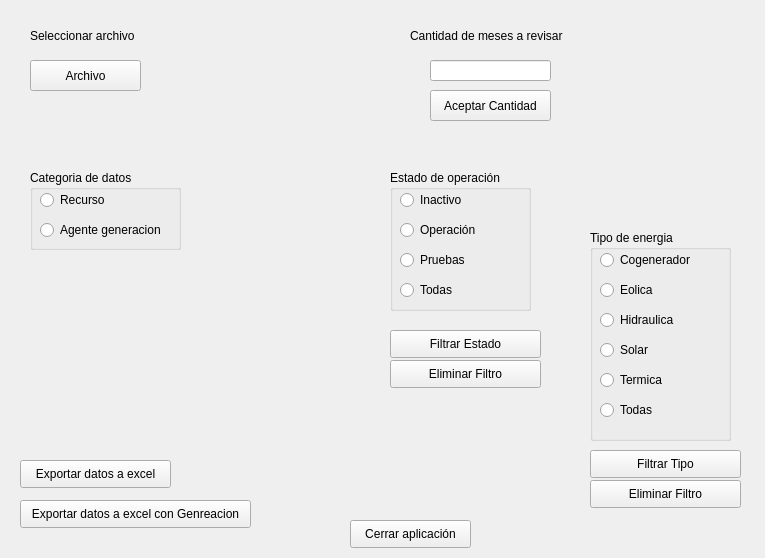
<?xml version="1.0" encoding="UTF-8"?>
<ui version="4.0">
 <class>Form</class>
 <widget class="QWidget" name="Form">
  <property name="geometry">
   <rect>
    <x>0</x>
    <y>0</y>
    <width>765</width>
    <height>558</height>
   </rect>
  </property>
  <property name="windowTitle">
   <string>Form</string>
  </property>
  <widget class="QLabel" name="label">
   <property name="geometry">
    <rect>
     <x>410</x>
     <y>20</y>
     <width>171</width>
     <height>31</height>
    </rect>
   </property>
   <property name="text">
    <string>Cantidad de meses a revisar</string>
   </property>
  </widget>
  <widget class="QPushButton" name="pushButton">
   <property name="geometry">
    <rect>
     <x>430</x>
     <y>90</y>
     <width>121</width>
     <height>31</height>
    </rect>
   </property>
   <property name="text">
    <string>Aceptar Cantidad</string>
   </property>
  </widget>
  <widget class="QPushButton" name="pushButton_2">
   <property name="geometry">
    <rect>
     <x>20</x>
     <y>460</y>
     <width>151</width>
     <height>28</height>
    </rect>
   </property>
   <property name="text">
    <string>Exportar datos a excel</string>
   </property>
  </widget>
  <widget class="QPushButton" name="pushButton_3">
   <property name="geometry">
    <rect>
     <x>350</x>
     <y>520</y>
     <width>121</width>
     <height>28</height>
    </rect>
   </property>
   <property name="text">
    <string>Cerrar aplicación</string>
   </property>
  </widget>
  <widget class="QLineEdit" name="lineEdit_2">
   <property name="geometry">
    <rect>
     <x>430</x>
     <y>60</y>
     <width>121</width>
     <height>21</height>
    </rect>
   </property>
  </widget>
  <widget class="QGroupBox" name="groupBox">
   <property name="geometry">
    <rect>
     <x>30</x>
     <y>170</y>
     <width>151</width>
     <height>80</height>
    </rect>
   </property>
   <property name="title">
    <string>Categoria de datos</string>
   </property>
   <widget class="QRadioButton" name="radioButton">
    <property name="geometry">
     <rect>
      <x>10</x>
      <y>20</y>
      <width>95</width>
      <height>20</height>
     </rect>
    </property>
    <property name="text">
     <string>Recurso</string>
    </property>
   </widget>
   <widget class="QRadioButton" name="radioButton_2">
    <property name="geometry">
     <rect>
      <x>10</x>
      <y>50</y>
      <width>131</width>
      <height>20</height>
     </rect>
    </property>
    <property name="text">
     <string>Agente generacion</string>
    </property>
   </widget>
  </widget>
  <widget class="QLabel" name="label_7">
   <property name="geometry">
    <rect>
     <x>30</x>
     <y>20</y>
     <width>171</width>
     <height>31</height>
    </rect>
   </property>
   <property name="text">
    <string>Seleccionar archivo</string>
   </property>
  </widget>
  <widget class="QPushButton" name="pushButton_5">
   <property name="geometry">
    <rect>
     <x>30</x>
     <y>60</y>
     <width>111</width>
     <height>31</height>
    </rect>
   </property>
   <property name="text">
    <string>Archivo</string>
   </property>
  </widget>
  <widget class="QGroupBox" name="groupBox_3">
   <property name="geometry">
    <rect>
     <x>590</x>
     <y>230</y>
     <width>141</width>
     <height>211</height>
    </rect>
   </property>
   <property name="title">
    <string>Tipo de energia</string>
   </property>
   <widget class="QRadioButton" name="radioButton_5">
    <property name="geometry">
     <rect>
      <x>10</x>
      <y>20</y>
      <width>95</width>
      <height>20</height>
     </rect>
    </property>
    <property name="text">
     <string>Cogenerador</string>
    </property>
   </widget>
   <widget class="QRadioButton" name="radioButton_6">
    <property name="geometry">
     <rect>
      <x>10</x>
      <y>50</y>
      <width>95</width>
      <height>20</height>
     </rect>
    </property>
    <property name="text">
     <string>Eolica</string>
    </property>
   </widget>
   <widget class="QRadioButton" name="radioButton_9">
    <property name="geometry">
     <rect>
      <x>10</x>
      <y>80</y>
      <width>101</width>
      <height>20</height>
     </rect>
    </property>
    <property name="text">
     <string>Hidraulica</string>
    </property>
   </widget>
   <widget class="QRadioButton" name="radioButton_10">
    <property name="geometry">
     <rect>
      <x>10</x>
      <y>110</y>
      <width>95</width>
      <height>20</height>
     </rect>
    </property>
    <property name="text">
     <string>Solar</string>
    </property>
   </widget>
   <widget class="QRadioButton" name="radioButton_11">
    <property name="geometry">
     <rect>
      <x>10</x>
      <y>140</y>
      <width>95</width>
      <height>20</height>
     </rect>
    </property>
    <property name="text">
     <string>Termica</string>
    </property>
   </widget>
   <widget class="QRadioButton" name="radioButton_12">
    <property name="geometry">
     <rect>
      <x>10</x>
      <y>170</y>
      <width>95</width>
      <height>20</height>
     </rect>
    </property>
    <property name="text">
     <string>Todas</string>
    </property>
   </widget>
  </widget>
  <widget class="QGroupBox" name="groupBox_2">
   <property name="geometry">
    <rect>
     <x>390</x>
     <y>170</y>
     <width>141</width>
     <height>141</height>
    </rect>
   </property>
   <property name="title">
    <string>Estado de operación</string>
   </property>
   <widget class="QRadioButton" name="radioButton_3">
    <property name="geometry">
     <rect>
      <x>10</x>
      <y>20</y>
      <width>95</width>
      <height>20</height>
     </rect>
    </property>
    <property name="text">
     <string>Inactivo</string>
    </property>
   </widget>
   <widget class="QRadioButton" name="radioButton_4">
    <property name="geometry">
     <rect>
      <x>10</x>
      <y>50</y>
      <width>95</width>
      <height>20</height>
     </rect>
    </property>
    <property name="text">
     <string>Operación </string>
    </property>
   </widget>
   <widget class="QRadioButton" name="radioButton_7">
    <property name="geometry">
     <rect>
      <x>10</x>
      <y>80</y>
      <width>95</width>
      <height>20</height>
     </rect>
    </property>
    <property name="text">
     <string>Pruebas</string>
    </property>
   </widget>
   <widget class="QRadioButton" name="radioButton_8">
    <property name="geometry">
     <rect>
      <x>10</x>
      <y>110</y>
      <width>95</width>
      <height>20</height>
     </rect>
    </property>
    <property name="text">
     <string>Todas</string>
    </property>
   </widget>
  </widget>
  <widget class="QPushButton" name="pushButton_4">
   <property name="geometry">
    <rect>
     <x>390</x>
     <y>330</y>
     <width>151</width>
     <height>28</height>
    </rect>
   </property>
   <property name="text">
    <string>Filtrar Estado</string>
   </property>
  </widget>
  <widget class="QPushButton" name="pushButton_6">
   <property name="geometry">
    <rect>
     <x>390</x>
     <y>360</y>
     <width>151</width>
     <height>28</height>
    </rect>
   </property>
   <property name="text">
    <string>Eliminar Filtro</string>
   </property>
  </widget>
  <widget class="QPushButton" name="pushButton_7">
   <property name="geometry">
    <rect>
     <x>590</x>
     <y>450</y>
     <width>151</width>
     <height>28</height>
    </rect>
   </property>
   <property name="text">
    <string>Filtrar Tipo</string>
   </property>
  </widget>
  <widget class="QPushButton" name="pushButton_8">
   <property name="geometry">
    <rect>
     <x>590</x>
     <y>480</y>
     <width>151</width>
     <height>28</height>
    </rect>
   </property>
   <property name="text">
    <string>Eliminar Filtro</string>
   </property>
  </widget>
  <widget class="QPushButton" name="pushButton_9">
   <property name="geometry">
    <rect>
     <x>20</x>
     <y>500</y>
     <width>231</width>
     <height>28</height>
    </rect>
   </property>
   <property name="text">
    <string>Exportar datos a excel con Genreacion</string>
   </property>
  </widget>
 </widget>
 <resources/>
 <connections/>
</ui>
